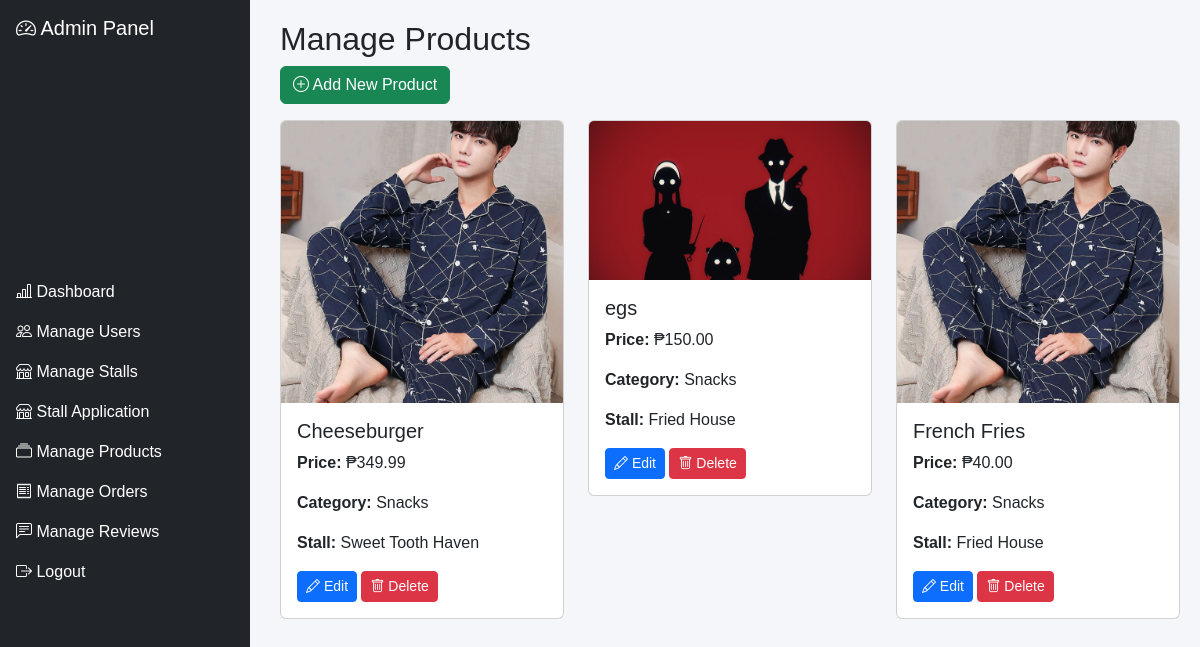
/admin/manage_products.php (signed in), run on an earlier commit of the app's database.
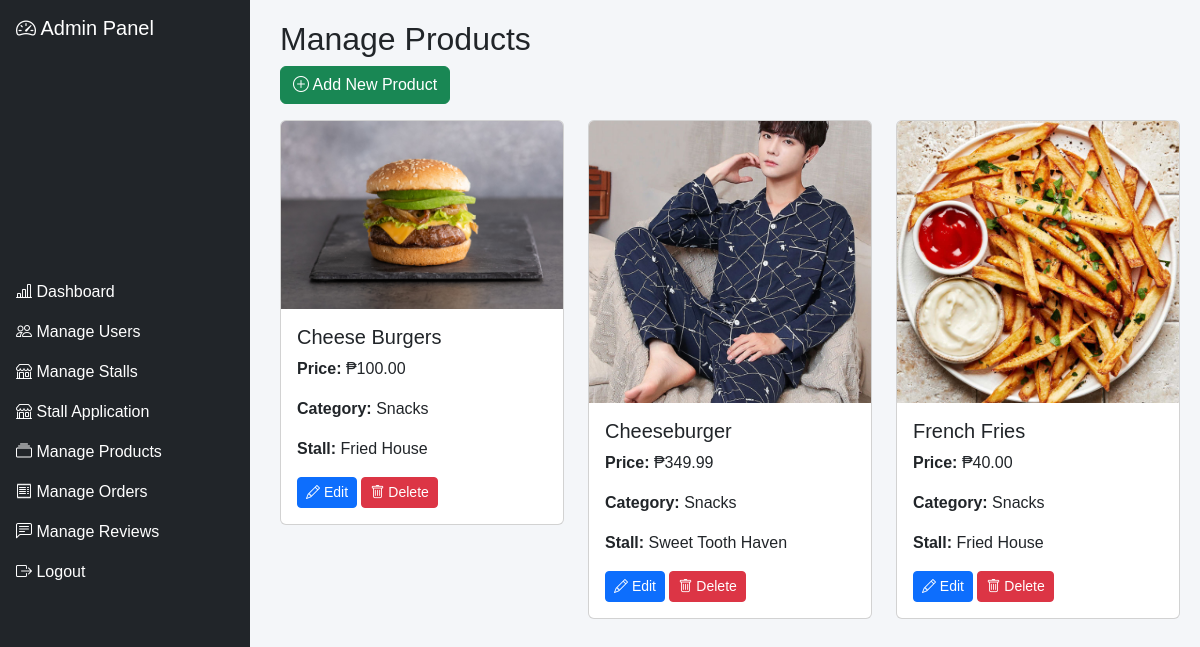
And on a later commit of the database.
### tables this page shows
CREATE TABLE IF NOT EXISTS `menu_items` (
  `item_id` int(11) NOT NULL AUTO_INCREMENT,
  `name` varchar(100) NOT NULL,
  `price` decimal(10,2) NOT NULL,
  `category` enum('Snacks','Drinks','Meals') NOT NULL,
  `availability` enum('Available','Out Of Stock') DEFAULT 'Out Of Stock',
  `image_path` varchar(255) NOT NULL DEFAULT 'default.jpg',
  `stall_id` int(11) NOT NULL,
  `description` text DEFAULT NULL,
  PRIMARY KEY (`item_id`),
  KEY `stall_id` (`stall_id`)
);

CREATE TABLE IF NOT EXISTS `stalls` (
  `stall_id` int(11) NOT NULL AUTO_INCREMENT,
  `stall_name` varchar(100) NOT NULL,
  `description` text DEFAULT NULL,
  `image_path` varchar(255) NOT NULL DEFAULT 'default_stall.jpg',
  `status` enum('Open','Closed','','') NOT NULL,
  `created_at` timestamp NOT NULL DEFAULT current_timestamp(),
  PRIMARY KEY (`stall_id`)
);

### admin/manage_products.php (the view, shortened to what this page needs)
<?php
include '../config.php';
$sql = "SELECT m.item_id, m.name, m.price, m.category, m.image_path, s.stall_name
        FROM menu_items m
        JOIN stalls s ON m.stall_id = s.stall_id
        ORDER BY m.name ASC";
$result = $con->query($sql);
$products = $result ? $result->fetch_all(MYSQLI_ASSOC) : [];
?>
<!DOCTYPE html>
<html lang="en">
<head>
  <link rel="stylesheet" href="https://cdn.jsdelivr.net/npm/bootstrap@5.3.0-alpha1/dist/css/bootstrap.min.css">
  <link rel="stylesheet" href="https://cdn.jsdelivr.net/npm/bootstrap-icons/font/bootstrap-icons.min.css">
</head>
<body>
  <?php include 'admin_menu.php'; ?>
  <div class="admin-content">
    <h2>Manage Products</h2>
    <a href="add_product.php" class="btn btn-success mb-3"><i class="bi bi-plus-circle"></i> Add New Product</a>
    <div class="row">
      <?php if(!empty($products)): ?>
        <?php foreach($products as $product): ?>
          <div class="col-md-4 mb-4">
            <div class="card">
              <img src="<?php echo htmlspecialchars($product['image_path']); ?>" class="card-img-top" alt="<?php echo htmlspecialchars($product['name']); ?>">
              <div class="card-body">
                <h5 class="card-title"><?php echo htmlspecialchars($product['name']); ?></h5>
                <p class="card-text"><strong>Price:</strong> ₱<?php echo number_format($product['price'], 2); ?></p>
                <p class="card-text"><strong>Category:</strong> <?php echo htmlspecialchars($product['category']); ?></p>
                <p class="card-text"><strong>Stall:</strong> <?php echo htmlspecialchars($product['stall_name']); ?></p>
                <a href="edit_product.php?item_id=<?php echo $product['item_id']; ?>" class="btn btn-primary btn-sm"><i class="bi bi-pencil"></i> Edit</a>
                <a href="delete_product.php?item_id=<?php echo $product['item_id']; ?>" class="btn btn-danger btn-sm" onclick="return confirm('Are you sure?');"><i class="bi bi-trash"></i> Delete</a>
              </div>
            </div>
          </div>
        <?php endforeach; ?>
      <?php else: ?>
        <p>No products available.</p>
      <?php endif; ?>
    </div>
  </div>
</body>
</html>

### admin/admin_menu.php (shortened to what this page needs)
<nav class="navbar navbar-expand-lg navbar-dark bg-dark flex-column align-items-start" id="sidebar">
  <a class="navbar-brand ms-3 mb-4" href="admin_dashboard.php">
    <i class="bi bi-speedometer2"></i> Admin Panel
  </a>
  <div class="collapse navbar-collapse show">
    <ul class="nav flex-column w-100">
      <li class="nav-item">
        <a class="nav-link text-white" href="admin_dashboard.php">
          <i class="bi bi-bar-chart-line"></i> Dashboard
        </a>
      </li>
      <li class="nav-item">
        <a class="nav-link text-white" href="manage_users.php">
          <i class="bi bi-people"></i> Manage Users
        </a>
      </li>
      <li class="nav-item">
        <a class="nav-link text-white" href="manage_stalls.php">
          <i class="bi bi-shop"></i> Manage Stalls
        </a>
        <li class="nav-item">
        <a class="nav-link text-white" href="stall_approval.php">
          <i class="bi bi-shop"></i> Stall Application
        </a>
      </li>
      <li class="nav-item">
        <a class="nav-link text-white" href="manage_products.php">
          <i class="bi bi-collection"></i> Manage Products
        </a>
      </li>
      <li class="nav-item">
        <a class="nav-link text-white" href="manage_orders.php">
          <i class="bi bi-receipt"></i> Manage Orders
        </a>
      </li>
      <li class="nav-item">
        <a class="nav-link text-white" href="manage_reviews.php">
          <i class="bi bi-chat-left-text"></i> Manage Reviews
        </a>
      </li>
      <li class="nav-item mt-auto">
        <a class="nav-link text-white" href="../auth/logout.php">
          <i class="bi bi-box-arrow-right"></i> Logout
        </a>
      </li>
    </ul>
  </div>
</nav>

### admin/manage_products.php (style rules this page uses)
body { font-family: 'Poppins', sans-serif; background-color: #f4f6f9; margin: 0; }
.admin-content { margin-left: 260px; padding: 20px; }

### admin/admin_menu.php (style rules this page uses)
#sidebar { width: 250px; min-height: 100vh; position: fixed; left: 0; top: 0; z-index: 1000; }
.admin-content { margin-left: 260px; padding: 20px; }

What changed in the data, as far as the page shows it:
removed menu_items: image_path (picture), name "egs", price "150.00", category "Snacks", stall.stall_name "Fried House"
added menu_items: image_path (picture), name "Cheese Burgers", price "100.00", category "Snacks", stall.stall_name "Fried House"
changed menu_items "French Fries": image_path: a different picture
